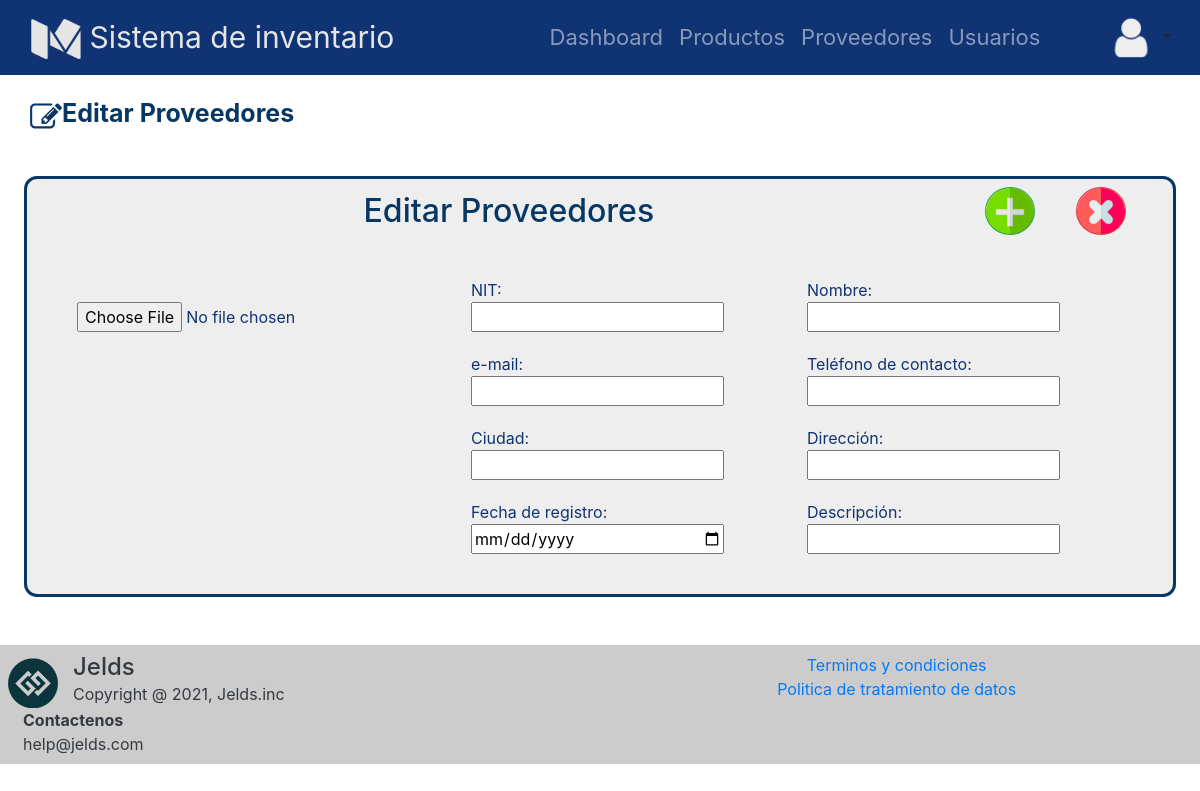
The page /proveedores/editar/125 on the database as committed earlier.
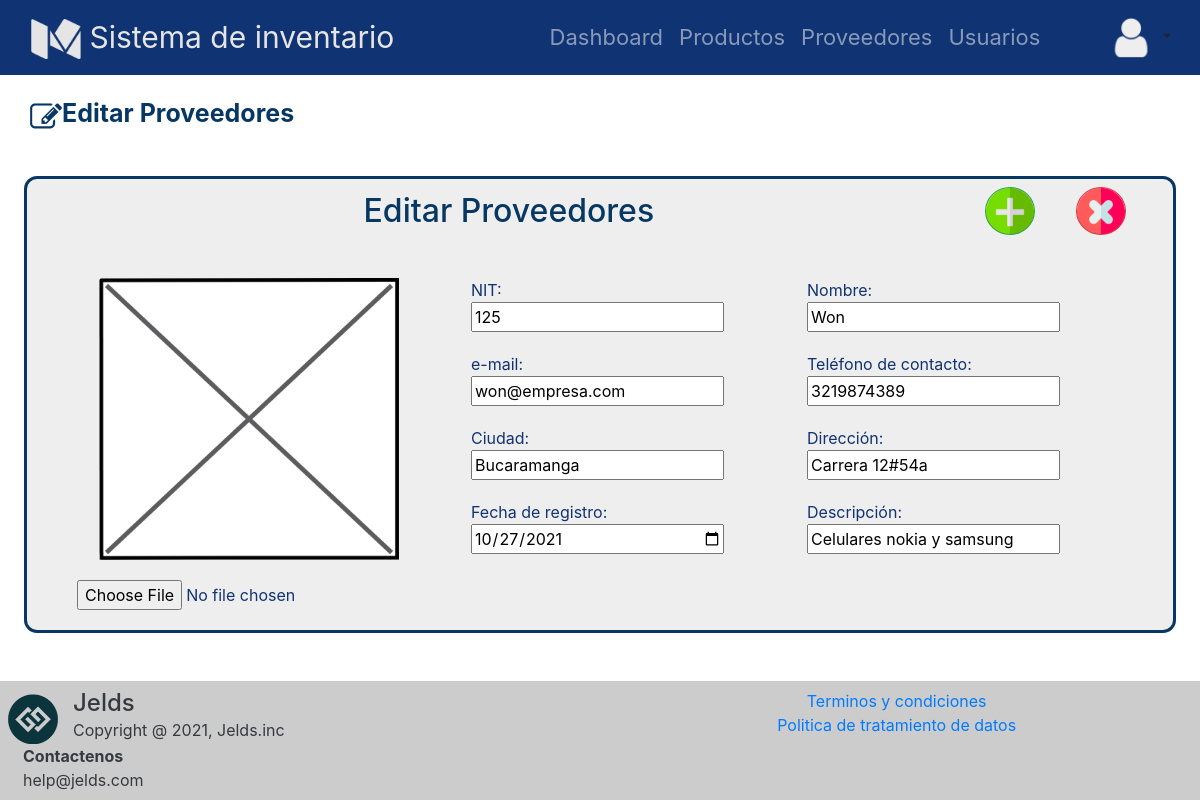
The same page on the database as committed later.
### tables this page shows
CREATE TABLE proveedor (id_prov INTEGER NOT NULL, nom_prov VARCHAR (25) NOT NULL, dirección_prov VARCHAR (30) NOT NULL, email_prov VARCHAR NOT NULL, fecha_ingreso_prov DATETIME DEFAULT CURRENT_TIMESTAMP, img_prov VARCHAR, ciudad_prov VARCHAR (30) NOT NULL, tel_prov INTEGER, desc_prov TEXT, PRIMARY KEY (id_prov));

### app.py (the view)
@app.route("/proveedores/editar/<int:id>")
def editar_proveedor_vista(id):
    proveedor=get_one_proveedor(id)
    submenu="Editar"
    menu="Proveedores"
    return render_template('formularioProUser.html', submenu=submenu, menu=menu, tabla=proveedor)

### database/database_controller.py (called while the page is built)
def get_one_proveedor(id):
    db = get_db()
    cursor = db.cursor()
    statement= "SELECT id_prov,nom_prov,dirección_prov,email_prov,ciudad_prov,img_prov,fecha_ingreso_prov,desc_prov,tel_prov FROM proveedor WHERE id_prov=?;"
    cursor.execute(statement,[id])
    return cursor.fetchone()

### database/db.py (called while the page is built)
def get_db():
    try:
        if 'db' not in g:
            g.db = sqlite3.connect('database/inventario.db')
        return g.db
    except Error:
        print("Error en la base de datos: " + Error)

### templates/formularioProUser.html (shortened to what the changed rows need)
{% extends "base.html" %}
{% block css %}
<link rel="stylesheet" href="{{ url_for('static', filename='css/normalize.min.css') }}">
<link rel="stylesheet" href="https://cdn.jsdelivr.net/npm/bootstrap@4.5.3/dist/css/bootstrap.min.css">
<link rel="stylesheet" href="{{ url_for('static', filename='css/estiloproducto.css') }}">
{% endblock %}
{% block content %}
<section >
    <div class="presentacion">
        <div class="container">
            <div class="row m-sm-2" id="contenedor_titulo">
                <div class="col-10">
                     <h2>{{submenu}} {{menu}}</h2>
                 </div>
            </div>
        </div>
        <div class="foto-formulario">
            {%if submenu == 'Editar'%}
            <div class="foto_producto">
                <div class="contenedor_img">
                    <div id="preview" class="imagen"><img src="/static/img/{{tabla[5]}}" alt=""></div>
                </div>
                <div class="input-group">
                    <input type="file" accept="image/*" form="formulario" name="img" class="" id="seleccionArchivos" aria-describedby="inputGroupFileAddon04" aria-label="Upload" onclick="previsualizar()">
                </div>
            </div>
            <div class="formulario">
                <form action="/update-{{menu}}"  id="formulario" method="POST">
                    {%if menu=='Usuarios'%}
                    <div>
                        <p>
                            Identificación:
                        </p>
                        <input readonly value="{{tabla[0]}}" maxlength="10" minlength="7" name="content" type="number">
                    </div>
                    {%else%}
                    <div>
                        <p>
                            NIT:
                        </p>
                        <input readonly value="{{tabla[0]}}" name="id" autofocus type="number">
                    </div>
                    {%endif%}
                    <div>
                        <p for="">
                            Nombre:
                        </p>
                        <input value="{{tabla[1]}}" name="nombre" type="text" minlength="2">
                    </div>
                    {%if menu=='Usuarios'%}
                    <div>
                        <p for="">
                            Usuario:
                        </p>
                        <input readonly  value="{{tabla[2]}}" name="usuario" id="contra" type="text" onsubmit="validar_contraseña()">
                    </div>
                    {%else%}
                    <div>
                        <p for="">
                            e-mail:
                        </p>
                        <input value="{{tabla[3]}}" name="email" type="email">
                    </div>
                    {%endif%}
                    {%if menu=='Usuarios'%}
                    <div>
                        <p for="">
                            Contraseña:
                        </p>
                        <input value="{{tabla[3]}}" name="password" type="password" id="password">
                    </div>
                    {%else%}
                    <div>
                        <p for="">
                            Teléfono de contacto:
                        </p>
                        <input value="{{tabla[8]}}" name="telefono" type="number" min="3000000000" max="3600000000">
                    </div>
                    {%endif%}
                    {%if menu=='Usuarios'%}
                    <div>
                        <p for="">
                            E-mail:
                        </p>
                        <input value="{{tabla[4]}}" name="email" type="email">
                    </div>
                    {%else%}
                    <div>
                        <p for="">
                            Ciudad:
                        </p>
                        <input value="{{tabla[4]}}" name="ciudad" type="text">
                    </div>
                    {%endif%}
                    {%if menu=='Usuarios'%}
                    <div>
                        <p for="">
                            Teléfono de contacto:
                        </p>
                        <input value="{{tabla[8]}}" name="telefono" type="number" min="3000000000" max="3600000000">
                    </div>
                    {%else%}
                    <div>
                        <p for="">
                            Dirección:
                        </p>
                        <input value="{{tabla[2]}}" name="direccion" type="text" min="">
                    </div>
                    {%endif%}
                    <div>
                        <p for="">
                            Fecha de registro:
                        </p>
                        <input value="{{tabla[6]}}" type="date" name="fregistro" placeholder="dd/mm/aaaa" required>
                    </div>
                    {%if menu!='Usuarios'%}
                    <div>
                        <p for="">
                            Descripción:
                        </p>
                        <input value="{{tabla[7]}}" name="descripcion" type="text">
                    </div>
                    {%endif%}
                </form>
            </div>
            {%endif%}
        </div>
    </div>
</section>
{% endblock %}

Rows that differ between the two databases and show on the page:
added proveedor: img_prov (picture), id "125", nombre "Won", email "won@empresa.com", telefono "3219874389", ciudad "Bucaramanga", direccion "Carrera 12#54a", fregistro "10/27/2021", descripcion "Celulares nokia y samsung"
